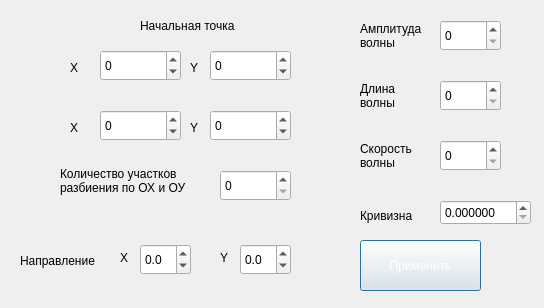
<?xml version="1.0" encoding="UTF-8"?>
<ui version="4.0">
 <class>dialog_set_wave</class>
 <widget class="QDialog" name="dialog_set_wave">
  <property name="geometry">
   <rect>
    <x>0</x>
    <y>0</y>
    <width>544</width>
    <height>308</height>
   </rect>
  </property>
  <property name="windowTitle">
   <string>Dialog</string>
  </property>
  <widget class="QSpinBox" name="spinBox_point1_x">
   <property name="geometry">
    <rect>
     <x>100</x>
     <y>50</y>
     <width>81</width>
     <height>31</height>
    </rect>
   </property>
   <property name="minimum">
    <number>-1000</number>
   </property>
   <property name="maximum">
    <number>1000</number>
   </property>
   <property name="stepType">
    <enum>QAbstractSpinBox::DefaultStepType</enum>
   </property>
  </widget>
  <widget class="QSpinBox" name="spinBox_point1_y">
   <property name="geometry">
    <rect>
     <x>210</x>
     <y>50</y>
     <width>81</width>
     <height>31</height>
    </rect>
   </property>
   <property name="minimum">
    <number>-1000</number>
   </property>
   <property name="maximum">
    <number>1000</number>
   </property>
  </widget>
  <widget class="QSpinBox" name="spinBox_point2_y">
   <property name="geometry">
    <rect>
     <x>210</x>
     <y>110</y>
     <width>81</width>
     <height>31</height>
    </rect>
   </property>
   <property name="minimum">
    <number>-1000</number>
   </property>
   <property name="maximum">
    <number>1000</number>
   </property>
  </widget>
  <widget class="QSpinBox" name="spinBox_point2_x">
   <property name="geometry">
    <rect>
     <x>100</x>
     <y>110</y>
     <width>81</width>
     <height>31</height>
    </rect>
   </property>
   <property name="minimum">
    <number>-1000</number>
   </property>
   <property name="maximum">
    <number>1000</number>
   </property>
  </widget>
  <widget class="QSpinBox" name="spinBox_count">
   <property name="geometry">
    <rect>
     <x>220</x>
     <y>170</y>
     <width>71</width>
     <height>31</height>
    </rect>
   </property>
   <property name="maximum">
    <number>1000</number>
   </property>
  </widget>
  <widget class="QSpinBox" name="spinBox_amplitude">
   <property name="geometry">
    <rect>
     <x>440</x>
     <y>20</y>
     <width>61</width>
     <height>31</height>
    </rect>
   </property>
   <property name="maximum">
    <number>300</number>
   </property>
  </widget>
  <widget class="QSpinBox" name="spinBox_wave_len">
   <property name="geometry">
    <rect>
     <x>440</x>
     <y>80</y>
     <width>61</width>
     <height>31</height>
    </rect>
   </property>
   <property name="maximum">
    <number>1000</number>
   </property>
  </widget>
  <widget class="QSpinBox" name="spinBox_speed">
   <property name="geometry">
    <rect>
     <x>440</x>
     <y>140</y>
     <width>61</width>
     <height>31</height>
    </rect>
   </property>
   <property name="maximum">
    <number>300</number>
   </property>
  </widget>
  <widget class="QDoubleSpinBox" name="doubleSpinBox_step">
   <property name="geometry">
    <rect>
     <x>440</x>
     <y>200</y>
     <width>91</width>
     <height>25</height>
    </rect>
   </property>
   <property name="decimals">
    <number>6</number>
   </property>
  </widget>
  <widget class="QPushButton" name="pushButton">
   <property name="geometry">
    <rect>
     <x>360</x>
     <y>240</y>
     <width>121</width>
     <height>51</height>
    </rect>
   </property>
   <property name="styleSheet">
    <string notr="true">color: white;</string>
   </property>
   <property name="text">
    <string>Применить</string>
   </property>
  </widget>
  <widget class="QLabel" name="label">
   <property name="geometry">
    <rect>
     <x>70</x>
     <y>60</y>
     <width>21</width>
     <height>16</height>
    </rect>
   </property>
   <property name="text">
    <string>X</string>
   </property>
  </widget>
  <widget class="QLabel" name="label_2">
   <property name="geometry">
    <rect>
     <x>190</x>
     <y>60</y>
     <width>21</width>
     <height>16</height>
    </rect>
   </property>
   <property name="text">
    <string>Y</string>
   </property>
  </widget>
  <widget class="QLabel" name="label_4">
   <property name="geometry">
    <rect>
     <x>70</x>
     <y>120</y>
     <width>21</width>
     <height>16</height>
    </rect>
   </property>
   <property name="text">
    <string>X</string>
   </property>
  </widget>
  <widget class="QLabel" name="label_5">
   <property name="geometry">
    <rect>
     <x>190</x>
     <y>120</y>
     <width>21</width>
     <height>16</height>
    </rect>
   </property>
   <property name="text">
    <string>Y</string>
   </property>
  </widget>
  <widget class="QLabel" name="label_7">
   <property name="geometry">
    <rect>
     <x>360</x>
     <y>140</y>
     <width>71</width>
     <height>31</height>
    </rect>
   </property>
   <property name="text">
    <string>Скорость
волны</string>
   </property>
  </widget>
  <widget class="QLabel" name="label_8">
   <property name="geometry">
    <rect>
     <x>360</x>
     <y>80</y>
     <width>71</width>
     <height>31</height>
    </rect>
   </property>
   <property name="text">
    <string>Длина
волны</string>
   </property>
  </widget>
  <widget class="QLabel" name="label_9">
   <property name="geometry">
    <rect>
     <x>360</x>
     <y>20</y>
     <width>71</width>
     <height>31</height>
    </rect>
   </property>
   <property name="text">
    <string>Амплитуда
волны</string>
   </property>
  </widget>
  <widget class="QLabel" name="label_10">
   <property name="geometry">
    <rect>
     <x>360</x>
     <y>200</y>
     <width>71</width>
     <height>31</height>
    </rect>
   </property>
   <property name="text">
    <string>Кривизна</string>
   </property>
  </widget>
  <widget class="QLabel" name="label_11">
   <property name="geometry">
    <rect>
     <x>60</x>
     <y>160</y>
     <width>141</width>
     <height>41</height>
    </rect>
   </property>
   <property name="text">
    <string>Количество участков
разбиения по ОХ и ОУ</string>
   </property>
  </widget>
  <widget class="QLabel" name="label_12">
   <property name="geometry">
    <rect>
     <x>140</x>
     <y>10</y>
     <width>111</width>
     <height>31</height>
    </rect>
   </property>
   <property name="text">
    <string>Начальная точка</string>
   </property>
  </widget>
  <widget class="QLabel" name="label_13">
   <property name="geometry">
    <rect>
     <x>20</x>
     <y>240</y>
     <width>91</width>
     <height>41</height>
    </rect>
   </property>
   <property name="text">
    <string>Направление</string>
   </property>
  </widget>
  <widget class="QLabel" name="label_3">
   <property name="geometry">
    <rect>
     <x>120</x>
     <y>250</y>
     <width>21</width>
     <height>16</height>
    </rect>
   </property>
   <property name="text">
    <string>X</string>
   </property>
  </widget>
  <widget class="QLabel" name="label_6">
   <property name="geometry">
    <rect>
     <x>220</x>
     <y>250</y>
     <width>21</width>
     <height>16</height>
    </rect>
   </property>
   <property name="text">
    <string>Y</string>
   </property>
  </widget>
  <widget class="QDoubleSpinBox" name="doubleSpinBox_dir_x">
   <property name="geometry">
    <rect>
     <x>140</x>
     <y>244</y>
     <width>51</width>
     <height>31</height>
    </rect>
   </property>
   <property name="decimals">
    <number>1</number>
   </property>
   <property name="minimum">
    <double>-100.000000000000000</double>
   </property>
  </widget>
  <widget class="QDoubleSpinBox" name="doubleSpinBox_dir_y">
   <property name="geometry">
    <rect>
     <x>240</x>
     <y>244</y>
     <width>51</width>
     <height>31</height>
    </rect>
   </property>
   <property name="decimals">
    <number>1</number>
   </property>
   <property name="minimum">
    <double>-100.000000000000000</double>
   </property>
  </widget>
 </widget>
 <resources/>
 <connections/>
</ui>
